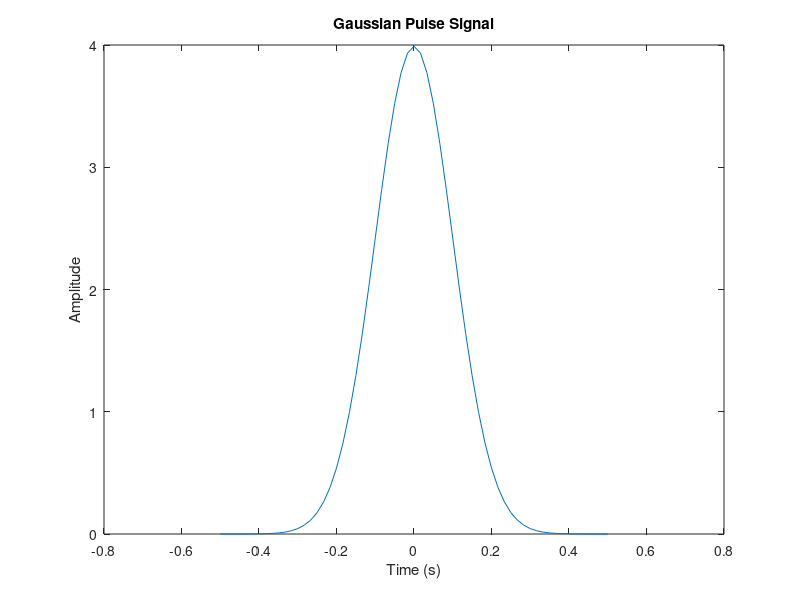
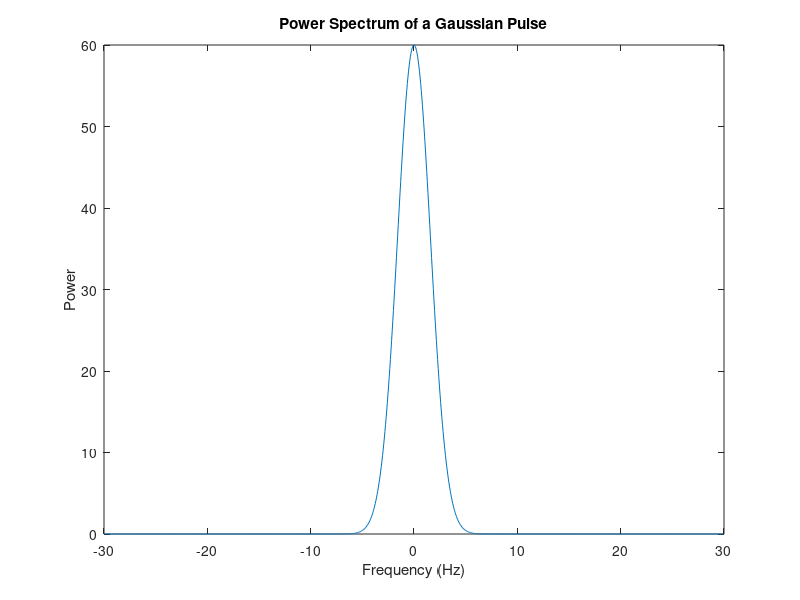

These charts were generated, in order, by the following MATLAB code:
Fs = 60; 
% Sampling frequency
t = -.5:1/Fs:.5; 
x = 1/(sqrt(2*pi*0.01))*(exp(-t.^2/(2*0.01)));
nfft = 1024;
% Length of FFT
nfft=1024;
%Length of FFT
% Take fft, padding with zeros so that length(X) is equal to nfft 
X = fftshift(fft(x,nfft)); 

% Take the magnitude of fft of x
mx = abs(X);
% This is an evenly spaced frequency vector
f = (-nfft/2:nfft/2-1)*Fs/nfft; 
% Generate the plot

figure(1);
plot(t,x);
title('Gaussian Pulse Signal'); 
xlabel('Time (s)'); 
ylabel('Amplitude'); 
figure(2);

figure(2);
plot(f,mx); 
title('Power Spectrum of a Gaussian Pulse'); 
xlabel('Frequency (Hz)'); 
ylabel('Power'); 